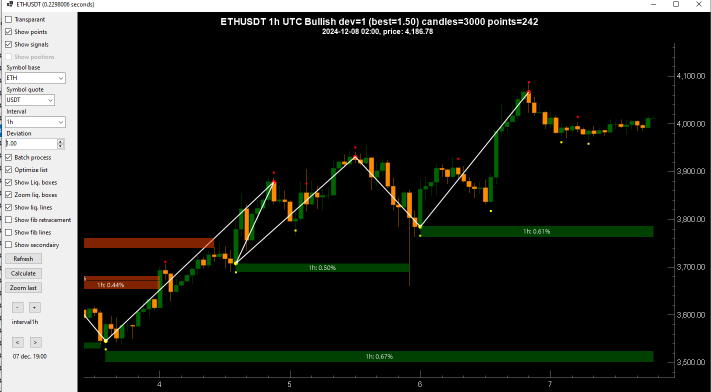
#> input picture CryptoScanner.CoreTests/Trend/ETHUSDT/Strange trend lines 1h.png, 1422 x 784 px (shown at 1/2 size)
$ python _harvest_run.py '../../CryptoScanner.CoreTests/Trend/ETHUSDT/Strange trend lines 1h.png' '../../CryptoScanner.CoreTests/Trend/ETHUSDT/Strange trend lines 1h.png'
#> lines starting #> are read from the running program, lines starting #| are printed output that depends on the picture; after the words box and inside, x2 and y2 are one past the last pixel; in counts of white or black regions, pixels touching at a corner belong together
### Tools/EntryTiming/_harvest_kern.py
"""Shared core for reading a reference frame once the coin is known."""
import datetime, sqlite3, warnings
import numpy as np
from PIL import Image
from collections import deque
warnings.filterwarnings('ignore')
EPOCH = datetime.datetime(2010, 1, 4)


def column_profile(path):
    """Per pixel column the top and bottom of the candles, with lines and header removed."""
    image = np.asarray(Image.open(path).convert('RGB')).astype(int)
    area = image[200:960, 100:1180]
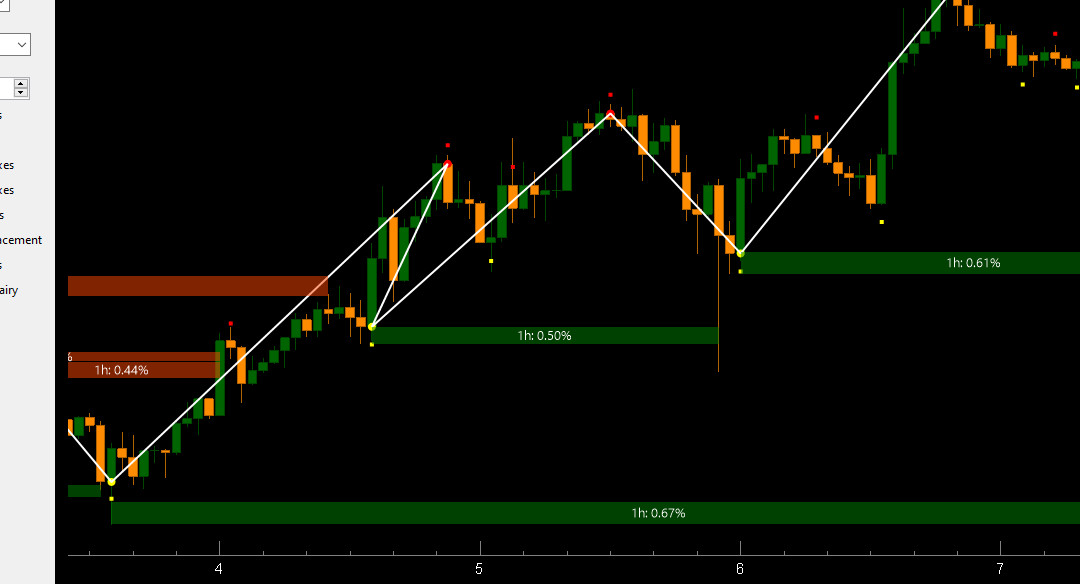
#> area: shape (584, 1080, 3) int64; mean R, G, B 18.7, 21.2, 13.8
    red, green, blue = area[:, :, 0], area[:, :, 1], area[:, :, 2]
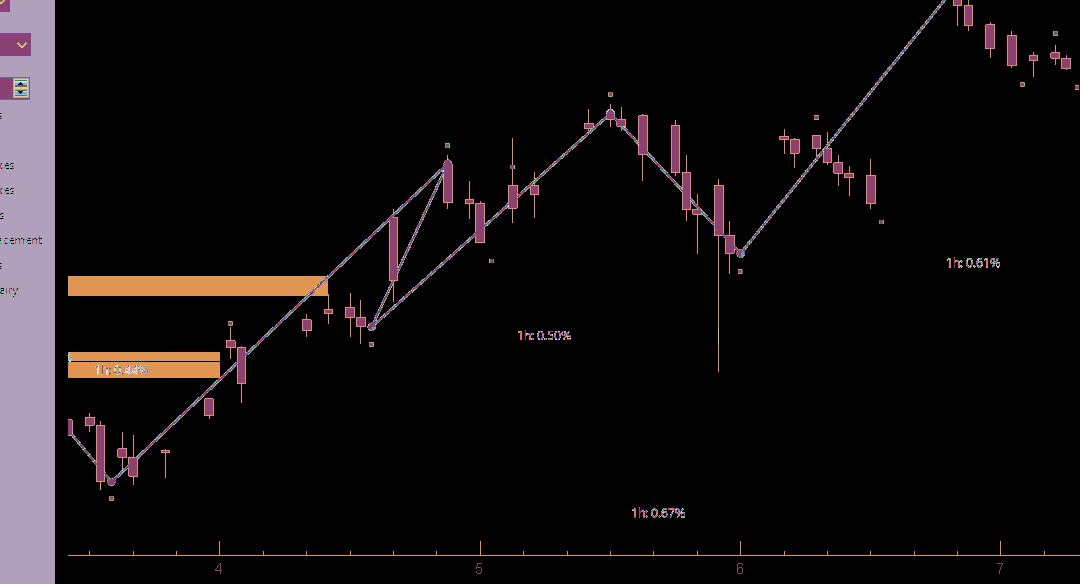
#> red: shape (584, 1080) int64; 118 distinct labels, from 0 to 255; one colour per label, 0 black
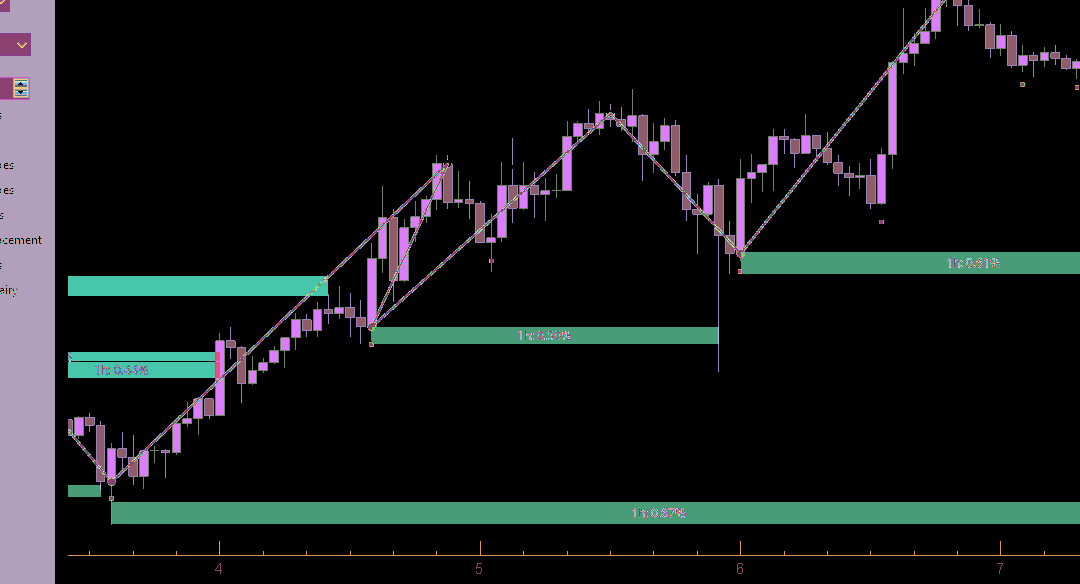
#> green: shape (584, 1080) int64; 169 distinct labels, from 0 to 255; one colour per label, 0 black
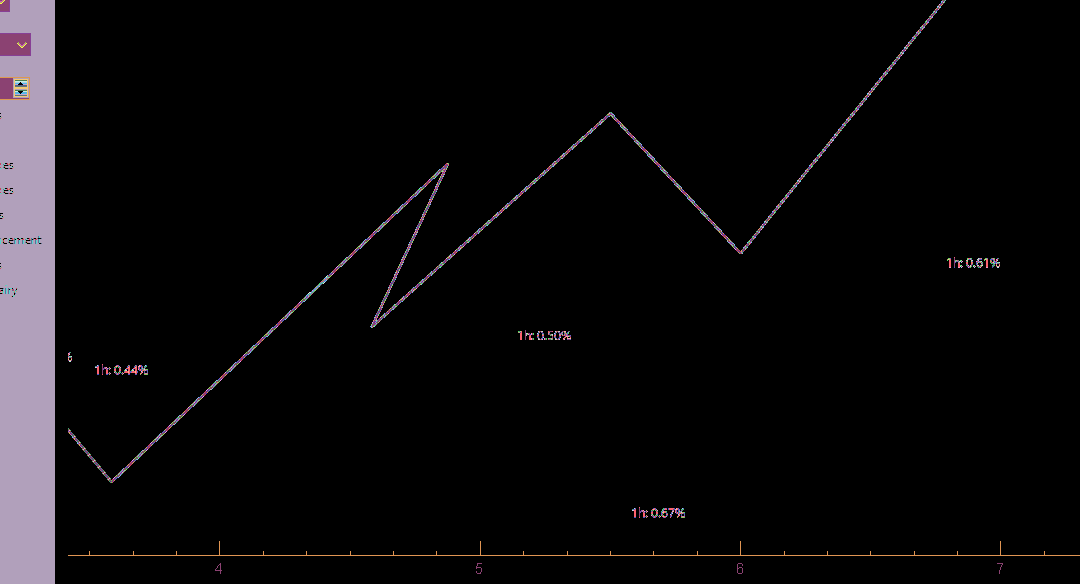
#> blue: shape (584, 1080) int64; 78 distinct labels, from 0 to 255; one colour per label, 0 black
    mask = (((green > 125) & (red < 95) & (green - blue > 18) & (green < 215))
            | ((red > 170) & (green < 90) & (red - blue > 60)))
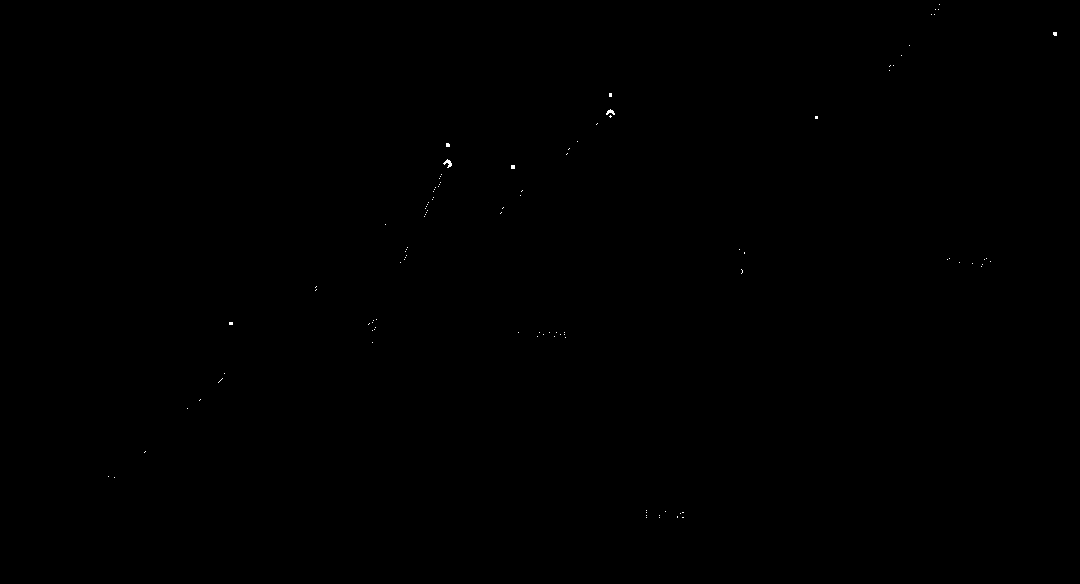
#> mask: shape (584, 1080) bool; 0.04% white in thin lines or dots, all inside (x1, y1, x2, y2) = (108, 4, 1057, 518)
    width = mask.shape[1]
#> width = 1080
    columns = np.arange(width)
#> columns = 1080 values from 0 to 1079
    for y in range(mask.shape[0]):
        lit = columns[mask[y]]
        if len(lit) < 0.08 * width:
            continue
        if lit[-1] - lit[0] > 0.6 * width and len(lit) < 0.75 * width:
            mask[y, :] = False          # a level line, not candles
#> this loop made 584 passes
#> lit on passes 5, 10, 15: [939], [935, 938], [931, 934]
    rows = np.arange(mask.shape[0])
#> rows = 584 values from 0 to 583
    top = np.full(width, np.nan)
    bottom = np.full(width, np.nan)
    for c in range(width):
        lit = rows[mask[:, c]]
        if len(lit):
            top[c], bottom[c] = lit[0], lit[-1]
    return top, bottom, area


def daily_series(symbol, database=r"E:\CryptoScanBot\Data\Binance\Perpetual\Binance Perpetual.db"):
#> (the run stopped early here; a loop or call above may not have finished)
